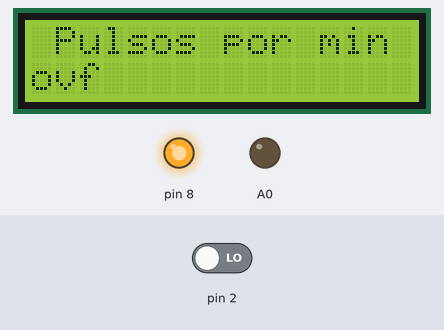
Simulated run of this sketch. Board: Arduino Uno, built with avr-gcc and run on an emulated ATmega328P. Shown: 16×2 character LCD, output pins drawn as LEDs (lit = HIGH). Dashed ring = blinking. The inputs (shaded band) are chosen by the test bench; at power-on: pin 2 LOW.

Above: at 1.2 s.
1.3 s: pin 2 driven HIGH
At 2.1 s:
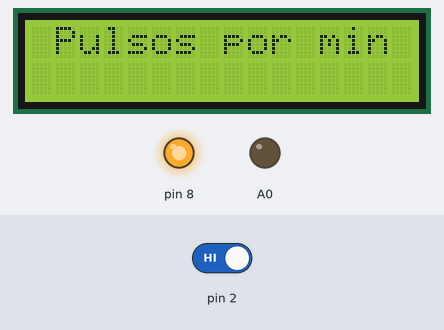
At 4.7 s:
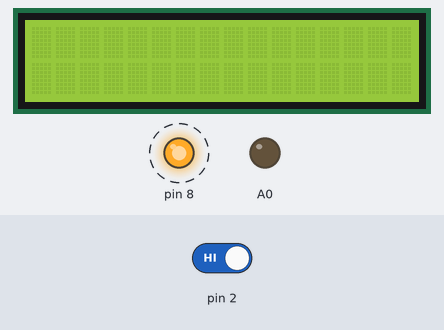
Timing chart, 0 to 13.3 s (numbered marks = the images above; inputs shaded):
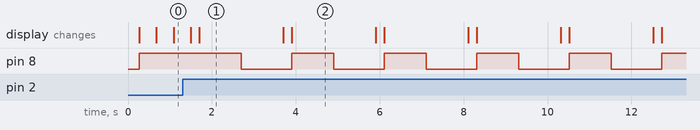

The sketch:

lector_frecuencia.ino
```cpp
#include <LiquidCrystal.h>
volatile unsigned long t0=0;
volatile unsigned long tn=0;
volatile unsigned long deltaT=0;
const int rs = 12, en = 11, d4 = 5, d5 = 4, d6 = 7, d7 = 6;
LiquidCrystal lcd(rs, en, d4, d5, d6, d7);
double frecuencia=0;

void setup() {
  Serial.begin(9600);
  pinMode(2,INPUT);
  pinMode(3,INPUT);
  pinMode(8,OUTPUT);
   pinMode(A0,OUTPUT);
  attachInterrupt(0,periodo,RISING);

lcd.begin(16, 2);
  // Print a message to the LCD.

}

void loop() {
  frecuencia=1000/deltaT;
   lcd.setCursor(0, 1);
  lcd.print(frecuencia);

  delay(200);
  lcd.clear();

  lcd.setCursor(0, 0);
  lcd.print(" Pulsos por min");
  if (frecuencia<10){
    while (frecuencia<10){
       digitalWrite(8,HIGH);
       delay(1000);

      digitalWrite(8,LOW);
       delay(1000);
      frecuencia=1000/deltaT;
      interrupts();

    lcd.print("Frecuencia baja");
    delay(200);
    lcd.clear();
    }

   interrupts();
  }
  else{
  digitalWrite(8, HIGH);

  }

}

void periodo()
{
  noInterrupts();
  tn=millis();
  deltaT=tn-t0;
  t0=tn;
}
```

Measured:
- after the input at 1.3 s, pin 8: alternates HIGH for 1.0 s and LOW for 1.2 s, starting after 1.4 s; the display: first differs from a run without the input after 0.20 s (image 2 shows a later state)
- what the display in image 1 shows lasts 2.0 s, from 1.7 s to 3.7 s
